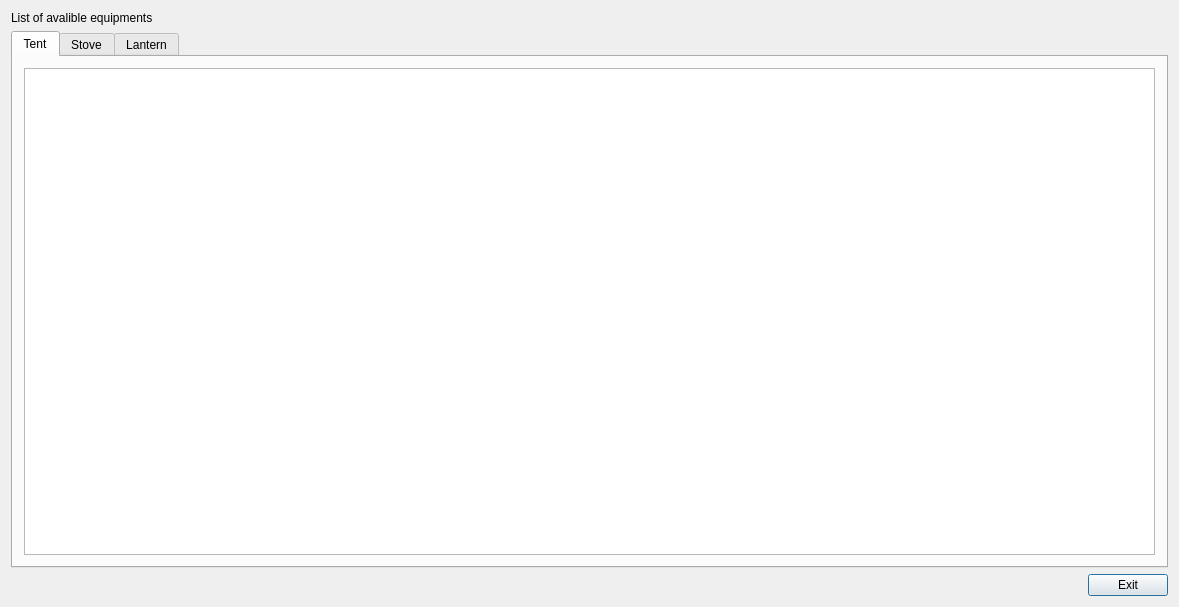
<?xml version="1.0" encoding="UTF-8"?>
<ui version="4.0">
 <class>QTItemMenu</class>
 <widget class="QDialog" name="QTItemMenu">
  <property name="geometry">
   <rect>
    <x>0</x>
    <y>0</y>
    <width>1179</width>
    <height>607</height>
   </rect>
  </property>
  <property name="windowTitle">
   <string>List Of Equipment(Admin)</string>
  </property>
  <layout class="QVBoxLayout" name="verticalLayout_5">
   <item>
    <layout class="QVBoxLayout" name="verticalLayout">
     <item>
      <widget class="QLabel" name="Title">
       <property name="text">
        <string>List of avalible equipments</string>
       </property>
      </widget>
     </item>
     <item>
      <widget class="QTabWidget" name="tabWidget">
       <property name="toolTip">
        <string/>
       </property>
       <property name="statusTip">
        <string/>
       </property>
       <property name="currentIndex">
        <number>0</number>
       </property>
       <widget class="QWidget" name="TentTab">
        <attribute name="title">
         <string>Tent</string>
        </attribute>
        <layout class="QVBoxLayout" name="verticalLayout_2">
         <item>
          <layout class="QGridLayout" name="gridLayout">
           <item row="0" column="0">
            <widget class="QTableView" name="Tent_Table"/>
           </item>
          </layout>
         </item>
        </layout>
       </widget>
       <widget class="QWidget" name="StoveTab">
        <attribute name="title">
         <string>Stove</string>
        </attribute>
        <layout class="QVBoxLayout" name="verticalLayout_3">
         <item>
          <widget class="QTableView" name="Stove_Table"/>
         </item>
        </layout>
       </widget>
       <widget class="QWidget" name="LanternTab">
        <attribute name="title">
         <string>Lantern</string>
        </attribute>
        <layout class="QVBoxLayout" name="verticalLayout_4">
         <item>
          <widget class="QTableView" name="Lantern_Table"/>
         </item>
        </layout>
       </widget>
      </widget>
     </item>
    </layout>
   </item>
   <item>
    <layout class="QHBoxLayout" name="horizontalLayout">
     <item>
      <spacer name="horizontalSpacer">
       <property name="orientation">
        <enum>Qt::Horizontal</enum>
       </property>
       <property name="sizeHint" stdset="0">
        <size>
         <width>40</width>
         <height>20</height>
        </size>
       </property>
      </spacer>
     </item>
     <item>
      <spacer name="horizontalSpacer_5">
       <property name="orientation">
        <enum>Qt::Horizontal</enum>
       </property>
       <property name="sizeHint" stdset="0">
        <size>
         <width>40</width>
         <height>20</height>
        </size>
       </property>
      </spacer>
     </item>
     <item>
      <spacer name="horizontalSpacer_6">
       <property name="orientation">
        <enum>Qt::Horizontal</enum>
       </property>
       <property name="sizeHint" stdset="0">
        <size>
         <width>40</width>
         <height>20</height>
        </size>
       </property>
      </spacer>
     </item>
     <item>
      <widget class="QPushButton" name="Exit">
       <property name="text">
        <string>Exit</string>
       </property>
      </widget>
     </item>
    </layout>
   </item>
  </layout>
 </widget>
 <layoutdefault spacing="6" margin="11"/>
 <resources/>
 <connections>
  <connection>
   <sender>tabWidget</sender>
   <signal>currentChanged(int)</signal>
   <receiver>QTItemMenu</receiver>
   <slot>updateTable()</slot>
   <hints>
    <hint type="sourcelabel">
     <x>113</x>
     <y>46</y>
    </hint>
    <hint type="destinationlabel">
     <x>283</x>
     <y>2</y>
    </hint>
   </hints>
  </connection>
  <connection>
   <sender>Tent_Table</sender>
   <signal>doubleClicked(QModelIndex)</signal>
   <receiver>QTItemMenu</receiver>
   <slot>editConditionTent(QModelIndex)</slot>
   <hints>
    <hint type="sourcelabel">
     <x>186</x>
     <y>196</y>
    </hint>
    <hint type="destinationlabel">
     <x>438</x>
     <y>7</y>
    </hint>
   </hints>
  </connection>
  <connection>
   <sender>Stove_Table</sender>
   <signal>doubleClicked(QModelIndex)</signal>
   <receiver>QTItemMenu</receiver>
   <slot>editConditionStove(QModelIndex)</slot>
   <hints>
    <hint type="sourcelabel">
     <x>215</x>
     <y>190</y>
    </hint>
    <hint type="destinationlabel">
     <x>5</x>
     <y>199</y>
    </hint>
   </hints>
  </connection>
  <connection>
   <sender>Lantern_Table</sender>
   <signal>doubleClicked(QModelIndex)</signal>
   <receiver>QTItemMenu</receiver>
   <slot>editConditionLantern(QModelIndex)</slot>
   <hints>
    <hint type="sourcelabel">
     <x>348</x>
     <y>176</y>
    </hint>
    <hint type="destinationlabel">
     <x>643</x>
     <y>28</y>
    </hint>
   </hints>
  </connection>
  <connection>
   <sender>Exit</sender>
   <signal>clicked()</signal>
   <receiver>QTItemMenu</receiver>
   <slot>close()</slot>
   <hints>
    <hint type="sourcelabel">
     <x>319</x>
     <y>743</y>
    </hint>
    <hint type="destinationlabel">
     <x>4</x>
     <y>519</y>
    </hint>
   </hints>
  </connection>
 </connections>
 <slots>
  <slot>editConditionTent(QModelIndex)</slot>
  <slot>updateTable()</slot>
  <slot>editConditionStove(QModelIndex)</slot>
  <slot>editConditionLantern(QModelIndex)</slot>
 </slots>
</ui>
